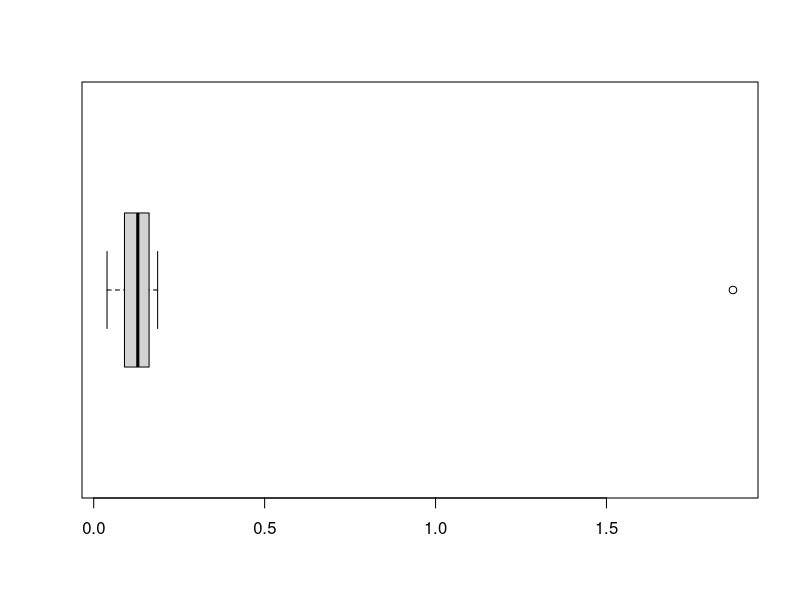
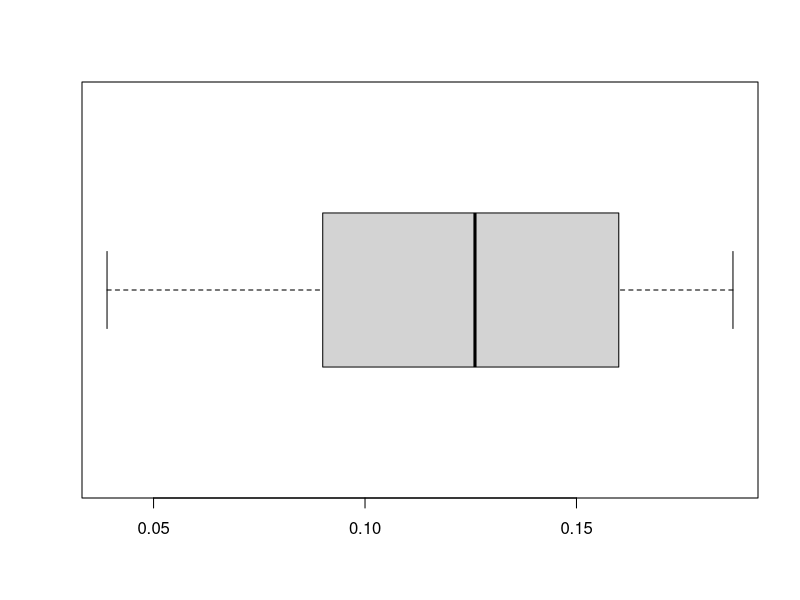

Write R code to recreate these figures, in order.
## ---- chunk 1
library(boot)
## ---- chunk 2
data <- read.csv('FishMercury.csv')
head(data)
## ---- chunk 3
# check số dòng dữ liệu
nrow(data)
## ---- chunk 4
summary(data)
## ---- chunk 5
boxplot(data$Mercury, horizontal = TRUE)
## ---- chunk 6
mean_boot_fun <- function(data, ind){
  n <- length(data)
  data <- data[ind]
  mu_est <- mean(data)
  mu_var <- var(data)/n
  return(c(mu_est, mu_var))
}
## ---- chunk 7
out_boot = boot(data=data$Mercury, statistic = mean_boot_fun, R=1000, sim="ordinary", set.seed(123))
out_boot
## ---- chunk 8
boot.ci(boot.out = out_boot, conf = 0.95, type = 'all')
## ---- chunk 9
# xác định mức outlier
quartiles <- quantile(data$Mercury, probs=c(.25, .75))
IQR <- IQR(data$Mercury)
Lower <- quartiles[1] - 1.5*IQR
Upper <- quartiles[2] + 1.5*IQR
new_data <- subset(data, data$Mercury > Lower & data$Mercury < Upper)
## ---- chunk 10
boxplot(new_data$Mercury, horizontal = TRUE)
## ---- chunk 11
# check số lượng data còn lại
nrow(new_data)
## ---- chunk 12
out_boot = boot(data=new_data$Mercury, statistic = mean_boot_fun, R=1000, sim="ordinary")
out_boot
## ---- chunk 13
boot.ci(boot.out = out_boot, conf = 0.95, type = 'all')
